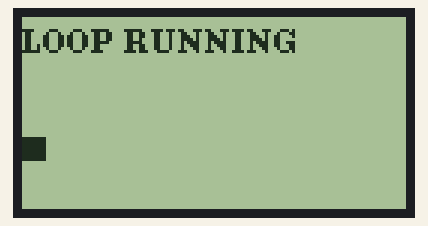
Bench run of a sketch on a simulated Arduino Mega 2560, built with avr-gcc and run on an emulated ATmega2560. On the bench: 128×64 one-colour display. What the sketch prints to the serial monitor is not drawn.

Above: at 6.24 s.
At 10.4 s:
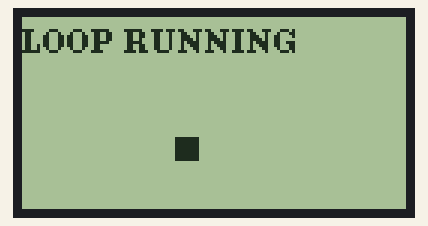
At 14.63 s:
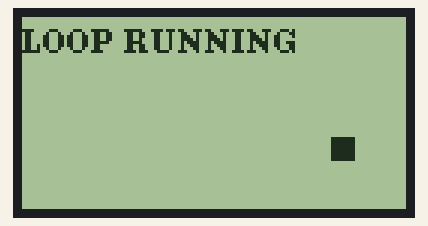
At 23.1 s:
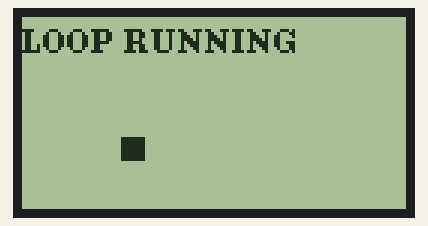
At 31.49 s:
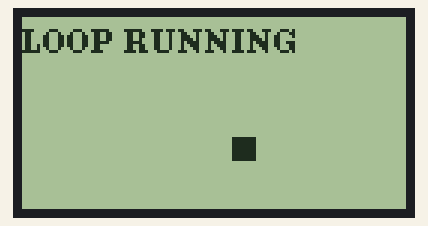
At 39.93 s:
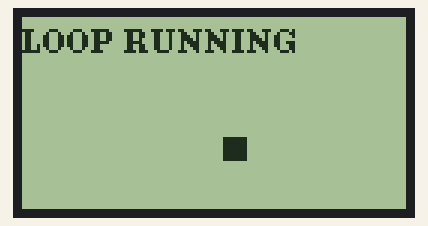

The sketch:

JHD_KS01_Test2_Looping.ino
```cpp
// ============================================================
//  KS0108 128x64 Parallel LCD — Pin Configuration (U8g2)
//  Controller: KS0108 (JHS12864 or compatible)
//  Library:    U8g2  (Full framebuffer mode "_F")
//  MCU target: Arduino Mega / boards with enough pins
// ============================================================
//
//  KS0108 DATA BUS (D0–D7) — 8-bit parallel data lines
//    D0 → Arduino pin 2
//    D1 → Arduino pin 3
//    D2 → Arduino pin 4
//    D3 → Arduino pin 5
//    D4 → Arduino pin 6
//    D5 → Arduino pin 7
//    D6 → Arduino pin 8
//    D7 → Arduino pin 9
//
//  KS0108 CONTROL LINES
//    EN  (Enable / clock strobe)  → Arduino pin 16
//    DC  (Data/Instruction select, aka D/I or RS) → Arduino pin 14
//    CS1 (Chip Select, left  half) → Arduino pin 10
//    CS2 (Chip Select, right half) → Arduino pin 11
//    RST (Reset) → U8X8_PIN_NONE  (tied HIGH or unused)
//
//  POWER
//    VDD → 5 V
//    GND → GND
//    V0  → Contrast pot wiper (10 kΩ between VDD & GND)
//    BLA → Backlight anode  (via 33–100 Ω resistor to 5 V) or 3.3v
//    BLK → Backlight cathode → GND
//
//  R/W pin of the KS0108 MUST be tied LOW (Write-only mode).
//  U8g2 never reads from the display.
// ============================================================
//  JHS12864 (KS0108) LCD — 20-Pin Wiring Reference
// ============================================================
//
//  LCD Pin │ Label │ Connects To
//  ────────┼───────┼──────────────────────────────────────────
//    1     │ GND   │ GND
//    2     │ VCC   │ 5V
//    3     │ V0    │ NC (contrast fixed on module)
//    4     │ RS    │ Arduino pin 19  (D/I — Data or Instruction) / A5
//    5     │ R/W   │ GND             (always LOW = write only)
//    6     │ EN    │ Arduino pin 18  (Enable / clock strobe) / A4
//    7     │ D0    │ Arduino pin 2
//    8     │ D1    │ Arduino pin 3
//    9     │ D2    │ Arduino pin 4
//   10     │ D3    │ Arduino pin 5
//   11     │ D4    │ Arduino pin 6
//   12     │ D5    │ Arduino pin 7
//   13     │ D6    │ Arduino pin 8
//   14     │ D7    │ Arduino pin 9
//   15     │ CS1   │ Arduino pin 10  (Chip Select — left  half)
//   16     │ CS2   │ Arduino pin 11  (Chip Select — right half)
//   17     │ RST   │ NC -- Blank(Floating)
//   18     │ VEE   │ NC -- Blank(Floating)
//   19     │ BLA   │ 5V via 33Ω resistor (Backlight anode)/3.3v
//   20     │ BLK   │ GND             (Backlight cathode)
//
//  R/W (pin 5) MUST be tied to GND — U8g2 is write-only.
// ============================================================

#include <Arduino.h>
#include <U8g2lib.h>

//            Data pins ────────────────────┐
//            (D0 … D7 in order)            │
//                                          ▼
U8G2_KS0108_128X64_F u8g2(U8G2_R0,   // Rotation: 0°
  2, 3, 4, 5, 6, 7, 8, 9,            // D0–D7
  /*enable=*/ 18,                     // EN
  /*dc=*/     19,                     // D/I (Data / Instruction)
  /*cs1=*/    10,                     // CS1 – left  64-px half
  /*cs2=*/    11,                     // CS2 – right 64-px half
  U8X8_PIN_NONE                       // RST – not connected
);

void setup() {
  Serial.begin(9600);
  Serial.println("KS0108 Init...");

  u8g2.begin();
  Serial.println("begin() done");

  // --- Test 1: Full pixel fill (all pixels ON) ---
  // If you see a fully lit screen, display is working
  // Adjust V0 pot until pixels are visible
  u8g2.clearBuffer();
  u8g2.setDrawColor(1);
  u8g2.drawBox(0, 0, 128, 64); // fill entire screen
  u8g2.sendBuffer();
  Serial.println("Full fill sent - adjust pot now");
  delay(3000);

  // --- Test 2: Text ---
  u8g2.clearBuffer();
  u8g2.setFont(u8g2_font_ncenB08_tr);
  u8g2.drawStr(0, 12, "JHD12864E OK");
  u8g2.drawStr(0, 28, "KS0108 Nano");
  u8g2.drawStr(0, 44, "U8g2 Working!");
  u8g2.sendBuffer();
  Serial.println("Text sent");
  delay(3000);

  // --- Test 3: Graphics ---
  u8g2.clearBuffer();
  u8g2.drawFrame(0, 0, 128, 64);       // border
  u8g2.drawLine(0, 0, 128, 64);        // diagonal
  u8g2.drawLine(128, 0, 0, 64);        // other diagonal
  u8g2.drawCircle(64, 32, 20);         // center circle
  u8g2.sendBuffer();
  Serial.println("Graphics sent");
}

void loop() {
  // Animate a bouncing pixel to confirm loop is running
  static int x = 0;
  static int dx = 1;

  u8g2.clearBuffer();
  u8g2.setFont(u8g2_font_ncenB08_tr);
  u8g2.drawStr(0, 12, "LOOP RUNNING");
  u8g2.drawBox(x, 40, 8, 8);  // bouncing box
  u8g2.sendBuffer();

  x += dx;
  if (x >= 120 || x <= 0) dx = -dx;
  delay(30);
}
```
